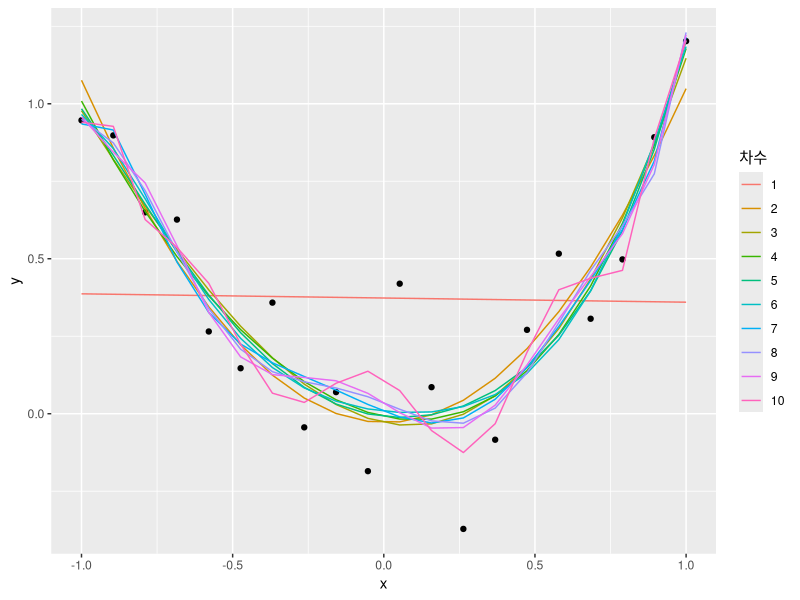
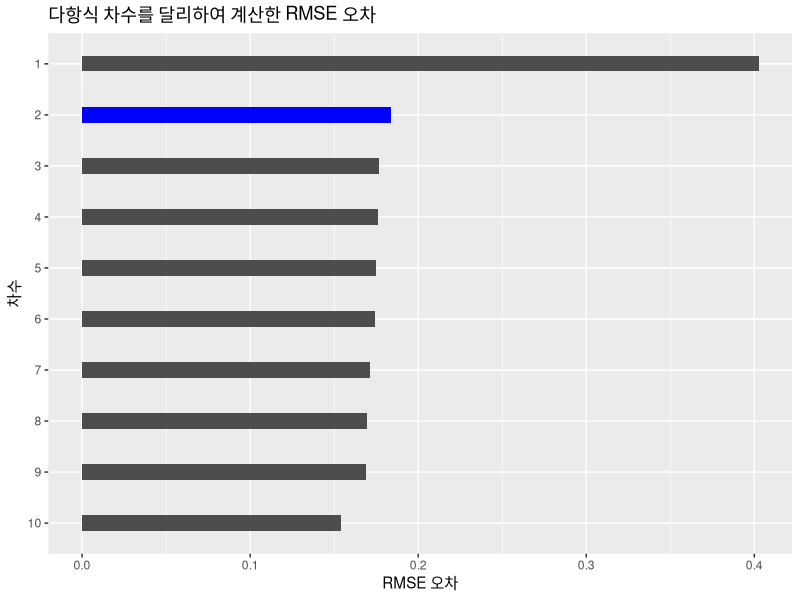

These charts were generated, in order, by the following R code:
## ---- chunk 1
#--------------------------------------------------------------------------------
# 01. 환경설정
#--------------------------------------------------------------------------------
library(tidyverse)
library(modelr)

#--------------------------------------------------------------------------------
# 02. 참모형 데이터 생성: y = x**2
#--------------------------------------------------------------------------------

true_model <- function(x) {
  y = x ** 2 + rnorm(length(x), sd=0.25)
  return(y)
}

x <- seq(-1, 1, length=20)
y <- true_model(x)
df <- tibble(x,y)

#--------------------------------------------------------------------------------
# 03. 10차 다항식 적합
#--------------------------------------------------------------------------------

poly_fit_model <- function(df, order) {
  lm(y ~ poly(x, order), data=df)
}

# fitted_mod <- poly_fit_model(df, 10)

#--------------------------------------------------------------------------------
# 04. 적합결과 시각화
#--------------------------------------------------------------------------------

fitted_tbl <- tibble(차수 = 1:10) |> 
  mutate(데이터 = list(df)) |> 
  mutate(적합된모형 = map2(데이터, 차수, poly_fit_model)) |> 
  mutate(예측  = map(적합된모형, fitted)) |> 
  mutate(x = list(seq(-1, 1, length=20))) |>
  mutate(fitted_df = map2(x, 예측, ~tibble(x_value = .x, 
                                         prediction = .y, 
                                         .name_repair = "unique"))) |> 
  select(차수, fitted_df) |> 
  mutate(차수 = as.factor(차수)) |>   
  unnest(fitted_df) 


df %>% 
  ggplot(aes(x, y)) +
    geom_point() +
    geom_line(data = fitted_tbl, aes(x = x_value, y = prediction, color = 차수, group = 차수))

## ---- chunk 2
#| label: fig-poly-fit
#| fig-cap: 데이터 과적합 모형 시각화
tibble(차수 = 1:10) |> 
  mutate(데이터 = list(df)) |> 
  mutate(적합된모형 = map2(데이터, 차수, poly_fit_model)) |> 
  mutate(예측  = map(적합된모형, fitted)) |> 
  mutate(true_y = map(데이터, 2)) |>
  # 참값과 모형예측값
  mutate(error_df = map2(true_y, 예측, ~tibble(true_y = .x,  fitted_y = .y))) |> 
  # 오차
  mutate(rmse = map_dbl(error_df, ~ sqrt(mean((.x$true_y - .x$fitted_y)^2)))) |> 
  mutate(차수 = factor(차수)) |> 
  mutate(color = c("gray30", "blue", rep("gray30", 8))) |> 
  # 시각화
  ggplot(aes(x = fct_rev(차수), y = rmse, fill = color)) +
    geom_col(width = 0.3) +
    coord_flip() +
    labs( x = "차수",
          y = "RMSE 오차",
          title = "다항식 차수를 달리하여 계산한 RMSE 오차") +
    scale_fill_manual(values = c("blue", "gray30", rep("blue", 8))) +
    theme(legend.position = "none")
